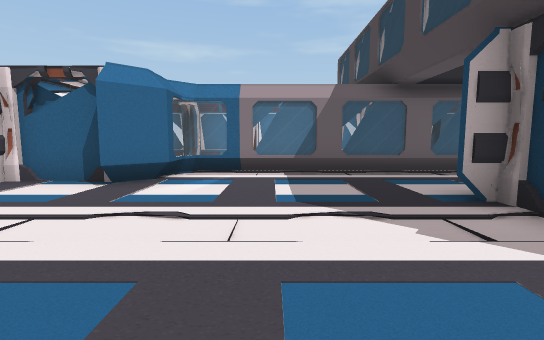
View 1 (above)

18 first-person views from a walk through a 3-D level made in the Unity game engine. The camera is 1.5 m above the floor, tilts 6° down and sees 85° across. The floor is counted in squares, 2 m on a side. Each view is taken from the middle of a square. On the plan, view 1 faces up. The plan holds only what a view shows up to about 10 squares ahead; the rest is blank. The place goes on beyond the plan. The player is left out. Some animated figures are not drawn.

View 2
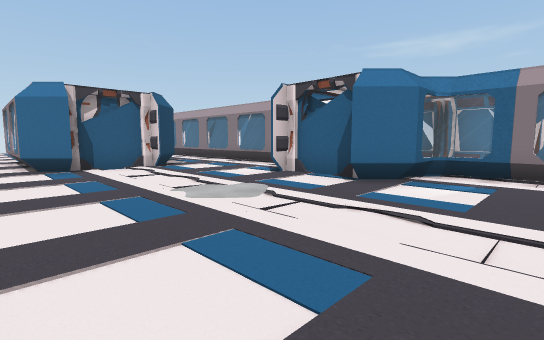

View 3
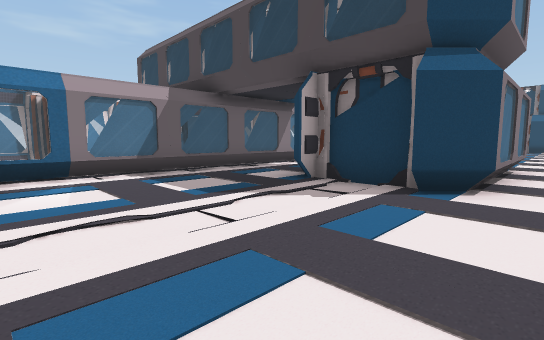

View 4
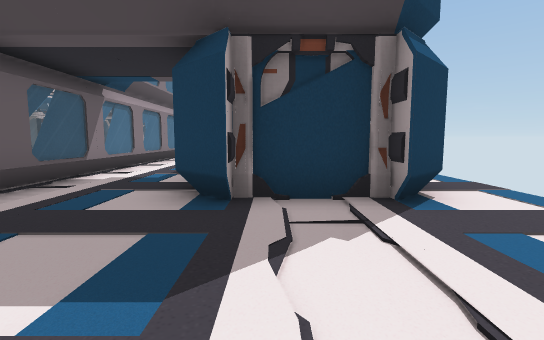

View 5
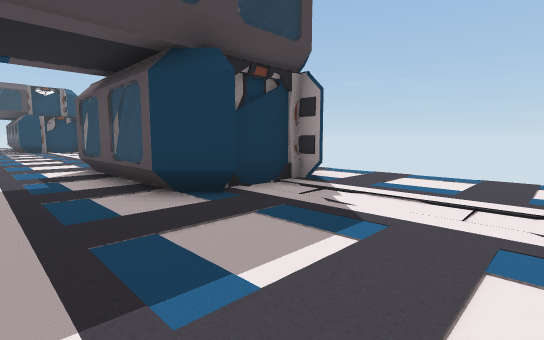

View 6
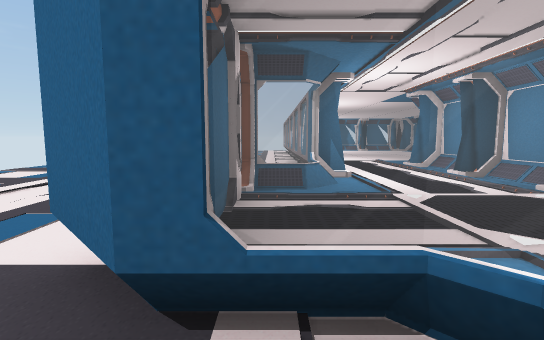

View 7
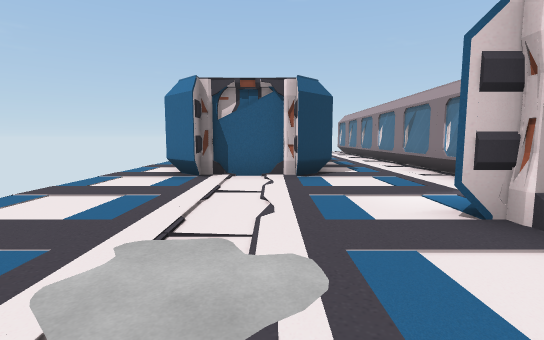

View 8
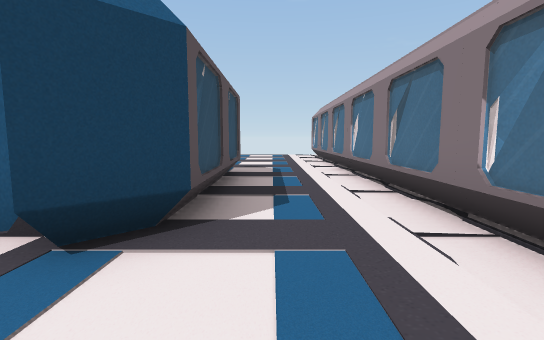

View 9
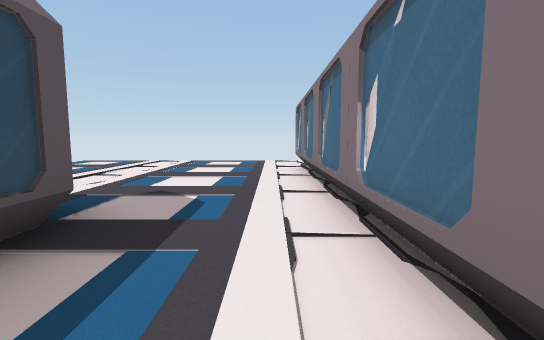

View 10
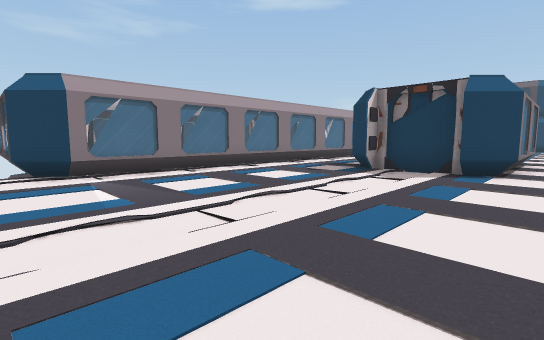

View 11
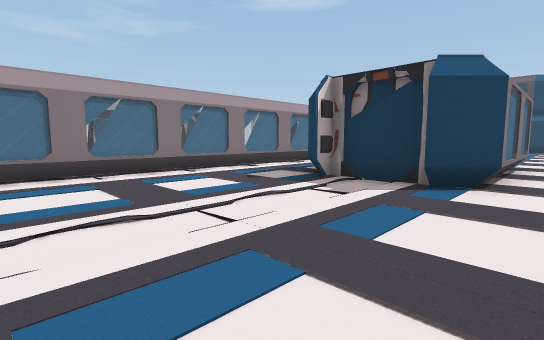

View 12
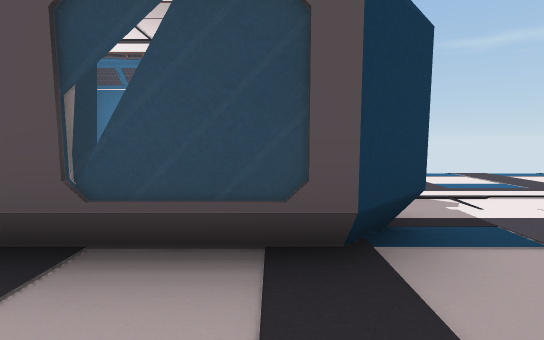

View 13
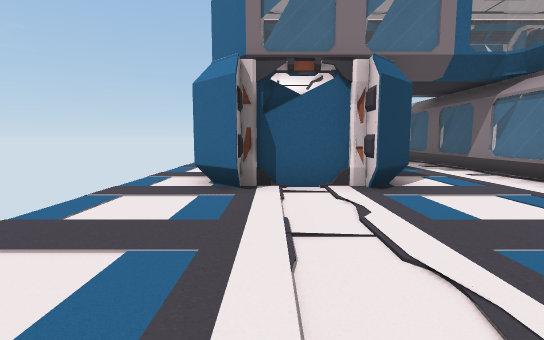

View 14
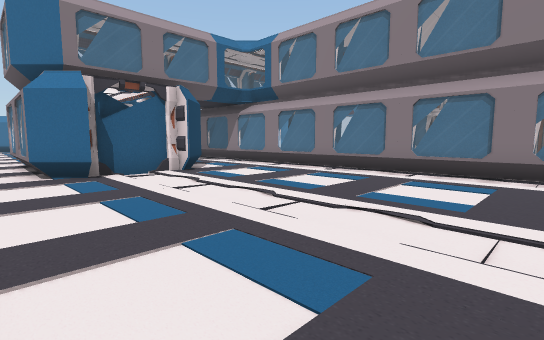

View 15
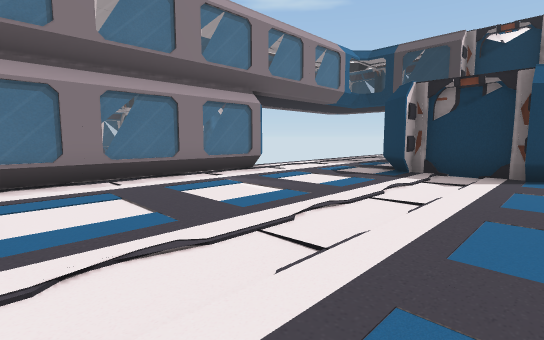

View 16
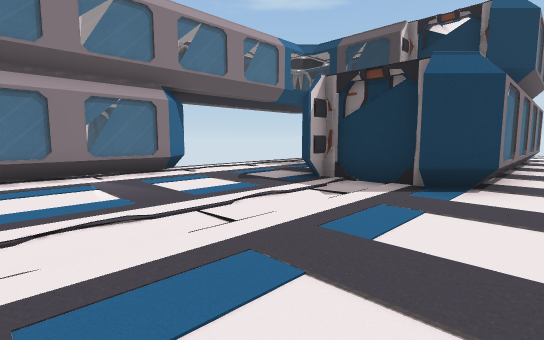

View 17
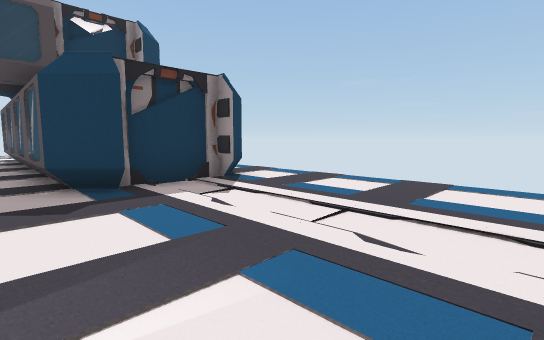

View 18
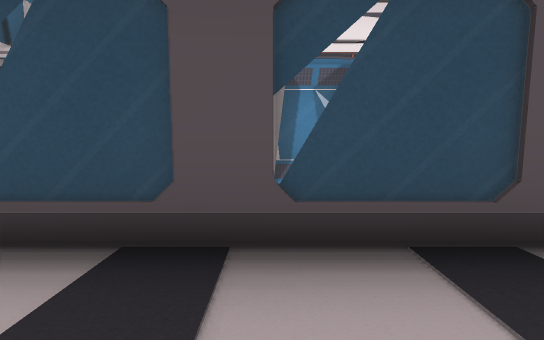

### Floor plan
Key: @ floor where view 1 was taken; # wall or solid block; x gap in a wall; . floor; = window, fence, low wall or low ledge; ^ raised ledge; B building; O other object.
Columns run from 20 left of view 1 to 27 right of it. Each row starts with its distance up from view 1.
 10 #        ^^#^#^# #^#^#
  9 #^       ^^^^^^^^
  8 #^        ^^^^^^^^                    x
  7 .#=#=#=#=#=#=#=^^^^#=#=#=#=#=#=#=#=#=#....
  6 ...............=^O=....................... .
  5 ...............O.O...........................
  4 .......BBBBBB..........BBBBB...........BBBBBBBBB
  3 ........B.BB...........BB.BB...........B  B   B
  2 ........BB.B...........BBBBB...........B B.B   B
  1 .......BBBBBB..........BBBBB...........BBBBBBBBB
  0 ....................@........................

Positions as (right, up) in squares from view 1, and headings:
1: (0, 0), facing up
2: (0, 0), facing up-left
3: (-2, 0), facing up-right
4: (-1, 3), facing right
5: (-1, 6), facing down-right
6: (-1, 6), facing left
7: (-2, 3), facing left
8: (-6, 5), facing left
9: (-10, 6), facing left
10: (-20, 0), facing up-right
11: (-18, 0), facing up-right
12: (-12, 6), facing down
13: (12, 2), facing left
14: (14, 0), facing up-left
15: (12, 1), facing up-right
16: (14, 0), facing up-right
17: (14, 5), facing down-right
18: (23, 6), facing down
